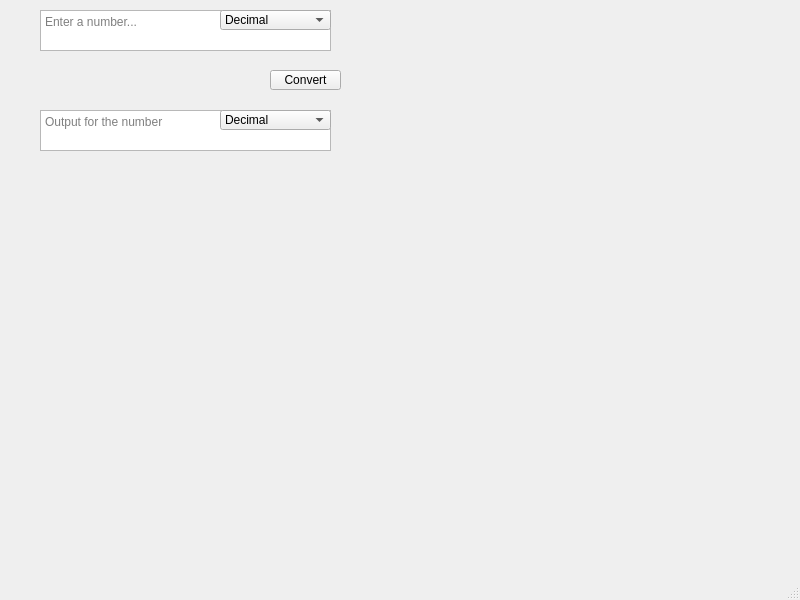
<?xml version="1.0" encoding="UTF-8"?>
<ui version="4.0">
 <class>MainWindow</class>
 <widget class="QMainWindow" name="MainWindow">
  <property name="geometry">
   <rect>
    <x>0</x>
    <y>0</y>
    <width>800</width>
    <height>600</height>
   </rect>
  </property>
  <property name="windowTitle">
   <string>MainWindow</string>
  </property>
  <widget class="QWidget" name="centralwidget">
   <widget class="QTextEdit" name="inputbox">
    <property name="geometry">
     <rect>
      <x>40</x>
      <y>10</y>
      <width>291</width>
      <height>41</height>
     </rect>
    </property>
    <property name="markdown">
     <string/>
    </property>
    <property name="html">
     <string>&lt;!DOCTYPE HTML PUBLIC &quot;-//W3C//DTD HTML 4.0//EN&quot; &quot;http://www.w3.org/TR/REC-html40/strict.dtd&quot;&gt;
&lt;html&gt;&lt;head&gt;&lt;meta name=&quot;qrichtext&quot; content=&quot;1&quot; /&gt;&lt;meta charset=&quot;utf-8&quot; /&gt;&lt;style type=&quot;text/css&quot;&gt;
p, li { white-space: pre-wrap; }
hr { height: 1px; border-width: 0; }
li.unchecked::marker { content: &quot;\2610&quot;; }
li.checked::marker { content: &quot;\2612&quot;; }
&lt;/style&gt;&lt;/head&gt;&lt;body style=&quot; font-family:'Segoe UI'; font-size:9pt; font-weight:400; font-style:normal;&quot;&gt;
&lt;p style=&quot;-qt-paragraph-type:empty; margin-top:0px; margin-bottom:0px; margin-left:0px; margin-right:0px; -qt-block-indent:0; text-indent:0px;&quot;&gt;&lt;br /&gt;&lt;/p&gt;&lt;/body&gt;&lt;/html&gt;</string>
    </property>
    <property name="textInteractionFlags">
     <set>Qt::TextInteractionFlag::TextEditorInteraction</set>
    </property>
    <property name="placeholderText">
     <string>Enter a number...</string>
    </property>
   </widget>
   <widget class="QComboBox" name="inputcombo">
    <property name="geometry">
     <rect>
      <x>220</x>
      <y>10</y>
      <width>111</width>
      <height>20</height>
     </rect>
    </property>
    <item>
     <property name="text">
      <string>Decimal</string>
     </property>
    </item>
    <item>
     <property name="text">
      <string>Binary</string>
     </property>
    </item>
    <item>
     <property name="text">
      <string>Octal</string>
     </property>
    </item>
    <item>
     <property name="text">
      <string>Hexadecimal</string>
     </property>
    </item>
   </widget>
   <widget class="QTextBrowser" name="outputbox">
    <property name="geometry">
     <rect>
      <x>40</x>
      <y>110</y>
      <width>291</width>
      <height>41</height>
     </rect>
    </property>
    <property name="markdown">
     <string/>
    </property>
    <property name="html">
     <string>&lt;!DOCTYPE HTML PUBLIC &quot;-//W3C//DTD HTML 4.0//EN&quot; &quot;http://www.w3.org/TR/REC-html40/strict.dtd&quot;&gt;
&lt;html&gt;&lt;head&gt;&lt;meta name=&quot;qrichtext&quot; content=&quot;1&quot; /&gt;&lt;meta charset=&quot;utf-8&quot; /&gt;&lt;style type=&quot;text/css&quot;&gt;
p, li { white-space: pre-wrap; }
hr { height: 1px; border-width: 0; }
li.unchecked::marker { content: &quot;\2610&quot;; }
li.checked::marker { content: &quot;\2612&quot;; }
&lt;/style&gt;&lt;/head&gt;&lt;body style=&quot; font-family:'Segoe UI'; font-size:9pt; font-weight:400; font-style:normal;&quot;&gt;
&lt;p style=&quot;-qt-paragraph-type:empty; margin-top:0px; margin-bottom:0px; margin-left:0px; margin-right:0px; -qt-block-indent:0; text-indent:0px;&quot;&gt;&lt;br /&gt;&lt;/p&gt;&lt;/body&gt;&lt;/html&gt;</string>
    </property>
    <property name="textInteractionFlags">
     <set>Qt::TextInteractionFlag::LinksAccessibleByKeyboard|Qt::TextInteractionFlag::LinksAccessibleByMouse</set>
    </property>
    <property name="placeholderText">
     <string>Output for the number</string>
    </property>
   </widget>
   <widget class="QPushButton" name="converter">
    <property name="geometry">
     <rect>
      <x>270</x>
      <y>70</y>
      <width>71</width>
      <height>20</height>
     </rect>
    </property>
    <property name="text">
     <string>Convert</string>
    </property>
   </widget>
   <widget class="QComboBox" name="outputcombo">
    <property name="geometry">
     <rect>
      <x>220</x>
      <y>110</y>
      <width>111</width>
      <height>20</height>
     </rect>
    </property>
    <item>
     <property name="text">
      <string>Decimal</string>
     </property>
    </item>
    <item>
     <property name="text">
      <string>Binary</string>
     </property>
    </item>
    <item>
     <property name="text">
      <string>Octal</string>
     </property>
    </item>
    <item>
     <property name="text">
      <string>Hexadecimal</string>
     </property>
    </item>
   </widget>
  </widget>
  <widget class="QMenuBar" name="menubar">
   <property name="geometry">
    <rect>
     <x>0</x>
     <y>0</y>
     <width>800</width>
     <height>18</height>
    </rect>
   </property>
  </widget>
  <widget class="QStatusBar" name="statusbar"/>
 </widget>
 <resources/>
 <connections/>
</ui>
